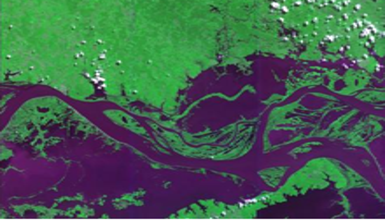
#> input picture chuvoso.png, 385 x 220 px
$ jupyter execute OperadoresMorfologicos.ipynb
#> lines starting #> are read from the running program, lines starting #| are printed output that depends on the picture; after the words box and inside, x2 and y2 are one past the last pixel; in counts of white or black regions, pixels touching at a corner belong together
[cell 1]
##Alunos: Guilherme Milani e Ricardo Berndt

[cell 2]
from IPython.display import Image as IPImage, display
from PIL import Image as PILImage , ImageOps as ImageOps
import cv2
import numpy as np

def transformarImagensMesmoTamanho(imagem_entrada, altura, largura):
#> called with imagem_entrada = 'chuvoso.png', altura = 220, largura = 385
     new_size = (largura, altura)
     img = PILImage.open(imagem_entrada)
#> img is the input picture: PIL image 385x220 RGB; mean R, G, B 67.9, 93.8, 80.5
#> call 2 of transformarImagensMesmoTamanho, with imagem_entrada = 'estiagem.png', altura = 220, largura = 385
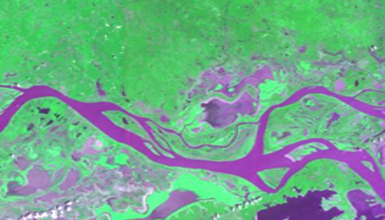
#> input picture estiagem.png, 385 x 220 px
#> in transformarImagensMesmoTamanho, img is the input picture: PIL image 385x220 RGB; mean R, G, B 112, 170.2, 140.3

     resized_img = img.resize(new_size)

    # Save the resized image
     resized_img.save(imagem_entrada)

def converterParaPretoEBranco(imagem_entrada, imagem_saida):
#> called with imagem_entrada = 'chuvoso.png', imagem_saida = 'saida_preto_e_branco_chuvoso.png'
    img = PILImage.open(imagem_entrada)
    img_bw = img.convert('L')
    img_bw.save(imagem_saida)

transformarImagensMesmoTamanho('chuvoso.png',220, 385)
transformarImagensMesmoTamanho('estiagem.png',220, 385)

converterParaPretoEBranco('chuvoso.png','saida_preto_e_branco_chuvoso.png')
converterParaPretoEBranco('estiagem.png', 'saida_preto_e_branco_estiagem.png')
#> call 2 of converterParaPretoEBranco, with imagem_entrada = 'estiagem.png', imagem_saida = 'saida_preto_e_branco_estiagem.png'
#> in converterParaPretoEBranco (call 2), `img_bw = img.convert('L')`:
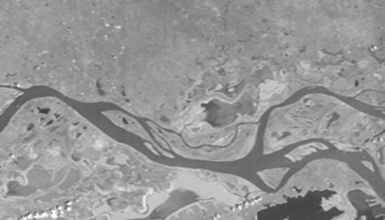
#> img_bw: PIL image 385x220 L; min 59, max 255, mean 149.4

display(IPImage(filename='estiagem.png', width = 300))

[cell 3]
display(IPImage(filename='saida_preto_e_branco_estiagem.png', width = 300))
display(IPImage(filename='saida_preto_e_branco_chuvoso.png', width = 300))

[cell 4]
def equalizacao(imagem_entrada,imagem_saida):
#> called with imagem_entrada = 'saida_preto_e_branco_chuvoso.png', imagem_saida = 'saida_equalizada_chuvoso.png'
    imagem_cinza = cv2.imread(imagem_entrada, cv2.IMREAD_GRAYSCALE)
    imagem_equalizada = cv2.equalizeHist(imagem_cinza)
    converte_img = PILImage.fromarray(imagem_equalizada.astype(np.uint8))
    converte_img.save(imagem_saida)


equalizacao('saida_preto_e_branco_chuvoso.png', 'saida_equalizada_chuvoso.png')
display(IPImage(filename='saida_equalizada_chuvoso.png', width=300))
equalizacao('saida_preto_e_branco_estiagem.png', 'saida_equalizada_estiagem.png')
#> call 2 of equalizacao, with imagem_entrada = 'saida_preto_e_branco_estiagem.png', imagem_saida = 'saida_equalizada_estiagem.png'
#> in equalizacao (call 2), `imagem_equalizada = cv2.equalizeHist(imagem_cinza)`:
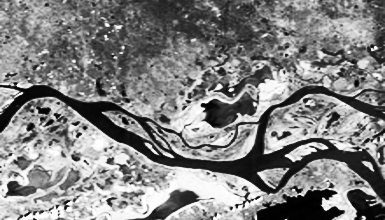
#> imagem_equalizada: shape (220, 385); min 0, max 255, mean 129.4
display(IPImage(filename='saida_equalizada_estiagem.png', width=300))

[cell 5]
def negativarImagem(imagem_entrada, imagem_saida):
#> called with imagem_entrada = 'saida_equalizada_estiagem.png', imagem_saida = 'negativada_estiagem.png'
    img = PILImage.open(imagem_entrada)

    inverted_img = ImageOps.invert(img)

    # Salvar a imagem negativa
    inverted_img.save(imagem_saida)

negativarImagem('saida_equalizada_estiagem.png', 'negativada_estiagem.png')
negativarImagem('saida_equalizada_chuvoso.png', 'negativada_chuvoso.png')
#> call 2 of negativarImagem, with imagem_entrada = 'saida_equalizada_chuvoso.png', imagem_saida = 'negativada_chuvoso.png'
#> in negativarImagem (call 2), `inverted_img = ImageOps.invert(img)`:
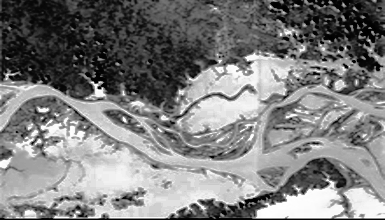
#> inverted_img: PIL image 385x220 L; min 0, max 255, mean 125.9

display(IPImage(filename='negativada_estiagem.png', width = 300))
display(IPImage(filename='negativada_chuvoso.png', width = 300))

[cell 6]
def realce(imagem_entrada, imagem_saida):
#> called with imagem_entrada = 'negativada_estiagem.png', imagem_saida = 'estiagem_realcada.png'
    imagem = cv2.imread(imagem_entrada)
#> imagem: shape (220, 385, 3); min 0, max 255, mean 125.6
    imagem_realcada = cv2.add(imagem, 60)
    cv2.imwrite(imagem_saida, imagem_realcada)

realce('negativada_estiagem.png', 'estiagem_realcada.png')
display(IPImage(filename='estiagem_realcada.png', width=300))
realce('negativada_chuvoso.png', 'chuvoso_realcada.png')
display(IPImage(filename='chuvoso_realcada.png', width=300))

[cell 7]
def dilatacao(imagem_entrada, imagem_saida, kernel_size=2):
#> called with imagem_entrada = 'chuvoso_realcada.png', imagem_saida = 'chuvoso_dilatada.png', kernel_size = 2
    imagem_binaria = cv2.imread(imagem_entrada)
    kernel = np.ones((kernel_size, kernel_size), np.uint8)
    imagem_dilatada = cv2.dilate(imagem_binaria, kernel, iterations=1)
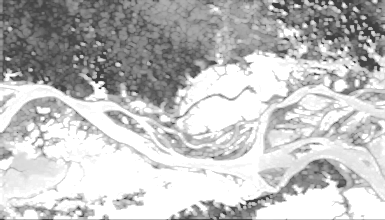
#> imagem_dilatada: shape (220, 385, 3); min 60, max 255, mean 191
    converte_img = PILImage.fromarray(imagem_dilatada.astype(np.uint8))
    converte_img.save(imagem_saida)


dilatacao('chuvoso_realcada.png', 'chuvoso_dilatada.png')
display(IPImage(filename='chuvoso_dilatada.png', width=300))

[cell 8]
def erosao(imagem_entrada, imagem_saida, kernel_tamanho=2):
#> called with imagem_entrada = 'estiagem_realcada.png', imagem_saida = 'estiagem_erodida.png', kernel_tamanho = 2
    imagem_binaria = cv2.imread(imagem_entrada)
    kernel = np.ones((kernel_tamanho, kernel_tamanho), np.uint8)
    imagem_erodida = cv2.erode(imagem_binaria, kernel, iterations=1)
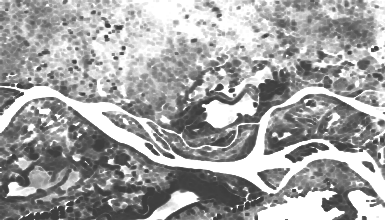
#> imagem_erodida: shape (220, 385, 3); min 60, max 255, mean 161.6
    converte_img = PILImage.fromarray(imagem_erodida.astype(np.uint8))
    converte_img.save(imagem_saida)

erosao('estiagem_realcada.png', 'estiagem_erodida.png')
display(IPImage(filename='estiagem_erodida.png', width=300))

[cell 9]
def binarizacao(imagem_entrada, imagem_saida, threshold_value):
#> called with imagem_entrada = 'estiagem_erodida.png', imagem_saida = 'saida_binarizada_estiagem.png', threshold_value = 240
    img = PILImage.open(imagem_entrada)
    img_array = np.array(img)
    binary_array = np.where(img_array <= threshold_value, 0, 255)
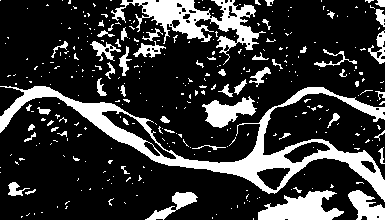
#> binary_array: shape (220, 385, 3) int64; 21% white; 341 white regions (287 under 20 px), largest, box (x1, y1, x2, y2) and area: (0, 86, 385, 202) 7050, (111, 0, 266, 65) 3034, (258, 190, 344, 220) 1520

    binary_img = PILImage.fromarray(binary_array.astype(np.uint8))
    binary_img.save(imagem_saida)

binarizacao('estiagem_erodida.png', 'saida_binarizada_estiagem.png',240)
binarizacao('chuvoso_dilatada.png', 'saida_binarizada_chuvoso.png',200)
#> in binarizacao (call 2), `binary_array = np.where(img_array <= threshold_value, 0, 255)`: binary_array: shape (220, 385, 3) int64; 50.9% white; 120 black regions (91 under 20 px), largest, box (x1, y1, x2, y2) and area: (0, 0, 385, 145) 30900, (0, 158, 375, 220) 3999, (0, 97, 123, 158) 1803
display(IPImage(filename='saida_binarizada_estiagem.png', width=300))
display(IPImage(filename='saida_binarizada_chuvoso.png', width=300))

[cell 10]
def subtrairImagens(imagemSubtraida,imagemSubtrai, saida):

#> called with imagemSubtraida = 'saida_binarizada_chuvoso.png', imagemSubtrai = 'saida_binarizada_estiagem.png', saida = 'saida_subtraida.png'
    img1 = cv2.imread(imagemSubtraida)
    img2 = cv2.imread(imagemSubtrai)

    subtract =cv2.subtract(img1, img2)
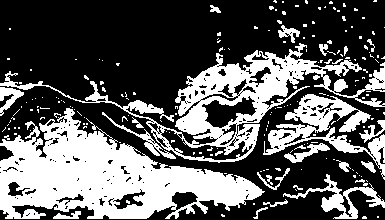
#> subtract: shape (220, 385, 3); 36.1% white; 199 white regions (172 under 20 px), largest, box (x1, y1, x2, y2) and area: (0, 108, 265, 219) 14436, (0, 43, 385, 163) 8745, (263, 94, 385, 180) 3095
    converte_img = PILImage.fromarray(subtract.astype(np.uint8))
    converte_img.save(saida)


subtrairImagens('saida_binarizada_chuvoso.png','saida_binarizada_estiagem.png',"saida_subtraida.png")
display(IPImage(filename='saida_subtraida.png', width=300))

[cell 11]
def sobrepor_areas_inundadas(caminho_imagem_seca, caminho_areas_inundadas, caminho_imagem_saida):
#> called with caminho_imagem_seca = 'saida_equalizada_estiagem.png', caminho_areas_inundadas = 'saida_subtraida.png', caminho_imagem_saida = 'imagem_colorida.png'
    imagem_seca = PILImage.open(caminho_imagem_seca).convert('L')
    areas_inundadas = PILImage.open(caminho_areas_inundadas).convert('L')

    imagem_seca_array = np.array(imagem_seca)
    areas_inundadas_array = np.array(areas_inundadas)

    imagem_seca_colorida = PILImage.fromarray(np.stack([imagem_seca_array]*3, axis=-1), 'RGB')
    vermelho = PILImage.new('RGB', imagem_seca_colorida.size, color=(255, 0, 0))
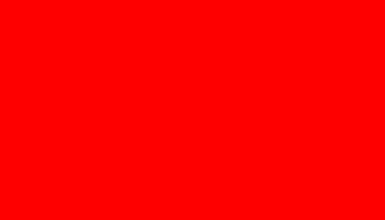
#> vermelho: PIL image 385x220 RGB; mean R, G, B 255, 0, 0
    mascara_inundada = areas_inundadas_array == 255

    imagem_saida_array = np.where(mascara_inundada[:, :, None], np.array(vermelho), np.array(imagem_seca_colorida))
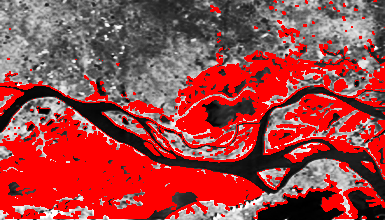
#> imagem_saida_array: shape (220, 385, 3); mean R, G, B 159.2, 67.2, 67.2
    imagem_saida = PILImage.fromarray(imagem_saida_array, 'RGB')
    imagem_saida.save(caminho_imagem_saida)

sobrepor_areas_inundadas('saida_equalizada_estiagem.png','saida_subtraida.png', 'imagem_colorida.png')
display(IPImage(filename='imagem_colorida.png', width=300))

[cell 12]
def calcular_area_em_vermelho(imagem_colorida):
#> called with imagem_colorida = 'saida_subtraida.png'
    img1 = PILImage.open(imagem_colorida)
    areas_inundadas_array = np.array(img1)
    area_em_vermelho = np.sum(areas_inundadas_array == 255)
#> area_em_vermelho = 91656
    print(f'Valor da área inudada:{area_em_vermelho}')
#| Valor da área inudada:91656

calcular_area_em_vermelho('saida_subtraida.png')
